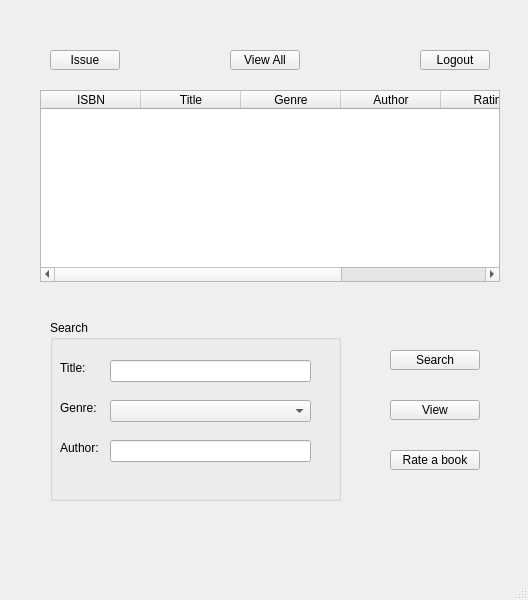
<?xml version="1.0" encoding="UTF-8"?>
<ui version="4.0">
 <class>CustomerScreen</class>
 <widget class="QMainWindow" name="CustomerScreen">
  <property name="geometry">
   <rect>
    <x>0</x>
    <y>0</y>
    <width>528</width>
    <height>600</height>
   </rect>
  </property>
  <property name="windowTitle">
   <string>MainWindow</string>
  </property>
  <widget class="QWidget" name="centralwidget">
   <widget class="QPushButton" name="IssueBtn">
    <property name="geometry">
     <rect>
      <x>50</x>
      <y>50</y>
      <width>70</width>
      <height>20</height>
     </rect>
    </property>
    <property name="text">
     <string>Issue</string>
    </property>
   </widget>
   <widget class="QPushButton" name="ViewAllBtn">
    <property name="geometry">
     <rect>
      <x>230</x>
      <y>50</y>
      <width>70</width>
      <height>20</height>
     </rect>
    </property>
    <property name="text">
     <string>View All</string>
    </property>
   </widget>
   <widget class="QPushButton" name="LogoutBtn">
    <property name="geometry">
     <rect>
      <x>420</x>
      <y>50</y>
      <width>70</width>
      <height>20</height>
     </rect>
    </property>
    <property name="text">
     <string>Logout</string>
    </property>
   </widget>
   <widget class="QTableWidget" name="SearchTable">
    <property name="geometry">
     <rect>
      <x>40</x>
      <y>90</y>
      <width>460</width>
      <height>192</height>
     </rect>
    </property>
    <column>
     <property name="text">
      <string>ISBN</string>
     </property>
    </column>
    <column>
     <property name="text">
      <string>Title</string>
     </property>
    </column>
    <column>
     <property name="text">
      <string>Genre</string>
     </property>
    </column>
    <column>
     <property name="text">
      <string>Author</string>
     </property>
    </column>
    <column>
     <property name="text">
      <string>Rating</string>
     </property>
    </column>
    <column>
     <property name="text">
      <string>Availability</string>
     </property>
    </column>
   </widget>
   <widget class="QGroupBox" name="Search_GroupBox">
    <property name="geometry">
     <rect>
      <x>50</x>
      <y>320</y>
      <width>291</width>
      <height>181</height>
     </rect>
    </property>
    <property name="title">
     <string>Search</string>
    </property>
    <widget class="QLabel" name="label">
     <property name="geometry">
      <rect>
       <x>10</x>
       <y>40</y>
       <width>31</width>
       <height>16</height>
      </rect>
     </property>
     <property name="text">
      <string>Title:</string>
     </property>
    </widget>
    <widget class="QLabel" name="label_2">
     <property name="geometry">
      <rect>
       <x>10</x>
       <y>80</y>
       <width>41</width>
       <height>16</height>
      </rect>
     </property>
     <property name="text">
      <string>Genre:</string>
     </property>
    </widget>
    <widget class="QLabel" name="label_3">
     <property name="geometry">
      <rect>
       <x>10</x>
       <y>120</y>
       <width>41</width>
       <height>16</height>
      </rect>
     </property>
     <property name="text">
      <string>Author:</string>
     </property>
    </widget>
    <widget class="QComboBox" name="Genr_Combo">
     <property name="geometry">
      <rect>
       <x>60</x>
       <y>80</y>
       <width>201</width>
       <height>22</height>
      </rect>
     </property>
    </widget>
    <widget class="QLineEdit" name="TitleEdit">
     <property name="geometry">
      <rect>
       <x>60</x>
       <y>40</y>
       <width>201</width>
       <height>22</height>
      </rect>
     </property>
    </widget>
    <widget class="QLineEdit" name="AuthorEdit">
     <property name="geometry">
      <rect>
       <x>60</x>
       <y>120</y>
       <width>201</width>
       <height>22</height>
      </rect>
     </property>
    </widget>
   </widget>
   <widget class="QPushButton" name="SearchBtn">
    <property name="geometry">
     <rect>
      <x>390</x>
      <y>350</y>
      <width>90</width>
      <height>20</height>
     </rect>
    </property>
    <property name="text">
     <string>Search</string>
    </property>
   </widget>
   <widget class="QPushButton" name="ViewBtn">
    <property name="geometry">
     <rect>
      <x>390</x>
      <y>400</y>
      <width>90</width>
      <height>20</height>
     </rect>
    </property>
    <property name="text">
     <string>View</string>
    </property>
   </widget>
   <widget class="QPushButton" name="ViewBtn_2">
    <property name="geometry">
     <rect>
      <x>390</x>
      <y>450</y>
      <width>90</width>
      <height>20</height>
     </rect>
    </property>
    <property name="text">
     <string>Rate a book</string>
    </property>
   </widget>
  </widget>
  <widget class="QMenuBar" name="menubar">
   <property name="geometry">
    <rect>
     <x>0</x>
     <y>0</y>
     <width>528</width>
     <height>18</height>
    </rect>
   </property>
  </widget>
  <widget class="QStatusBar" name="statusbar"/>
 </widget>
 <resources/>
 <connections/>
</ui>
